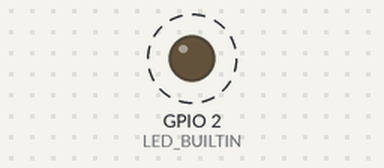
A sketch run on a simulated ESP32. On the bench: output pins drawn as LEDs (lit = HIGH). Dashed ring = blinking. WiFi joins after 1.5 s; servers stay silent unless stated; what the sketch prints to the serial monitor is not drawn.

Above: at 0.2 s.
Timing chart, 0 to 3.0 s (numbered marks = the images above):
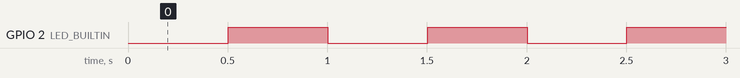

Measured:
- by itself, GPIO 2 (LED_BUILTIN): alternates HIGH for 0.50 s and LOW for 0.50 s, 10 changes in all, then stays LOW

The sketch:

Control_Water_Pump_ESP32.ino
```cpp
#include <WiFi.h> //https://www.arduino.cc/en/Reference/WiFi

#define WIFI_NAME "TVS_3BB 2.4G"
#define WIFI_PASS "0955167824"

#define WATER_PUMP_PIN 23

WiFiServer server(11008);

void setup() {
  Serial.begin(115200);
  pinMode(LED_BUILTIN, OUTPUT);
  digitalWrite(LED_BUILTIN, HIGH);
}

void loop() {

  if (WiFi.status() != WL_CONNECTED) {
    WiFi.mode(WIFI_STA);
    Serial.println("Attempting to connect to SSID: ");
    while (WiFi.status() != WL_CONNECTED) {
      WiFi.begin(WIFI_NAME, WIFI_PASS);
      for (int i = 0; i < 10; i++) {
        Serial.print(".");
        digitalWrite(LED_BUILTIN, !digitalRead(LED_BUILTIN));
        delay(500);
      }
    }
    digitalWrite(LED_BUILTIN, LOW);
    Serial.println("Connected");
    Serial.println("IP address: ");
    Serial.println(WiFi.localIP());
    server.begin();
  }

  WiFiClient client = server.available();

  if (client) {
    if (client.connected()) {
      Serial.println("Client Connected");
      Serial.println("Turn On");
      digitalWrite(WATER_PUMP_PIN, HIGH);
      digitalWrite(LED_BUILTIN, HIGH);

      while (client.connected()) {
        Serial.println("Turn On Loop");
        Serial.println("Sending 100");
        server.write(100);
        Serial.print("Receiving ");
        Serial.println(client.read());
        delay(5000);
        if (client.read() < 0) {
          Serial.println(client.read());
          break;
        }
      }
    }
  }

  digitalWrite(WATER_PUMP_PIN, LOW);
  digitalWrite(LED_BUILTIN, LOW);
  Serial.println("TURN OFF");
  delay(5000);
}
```
